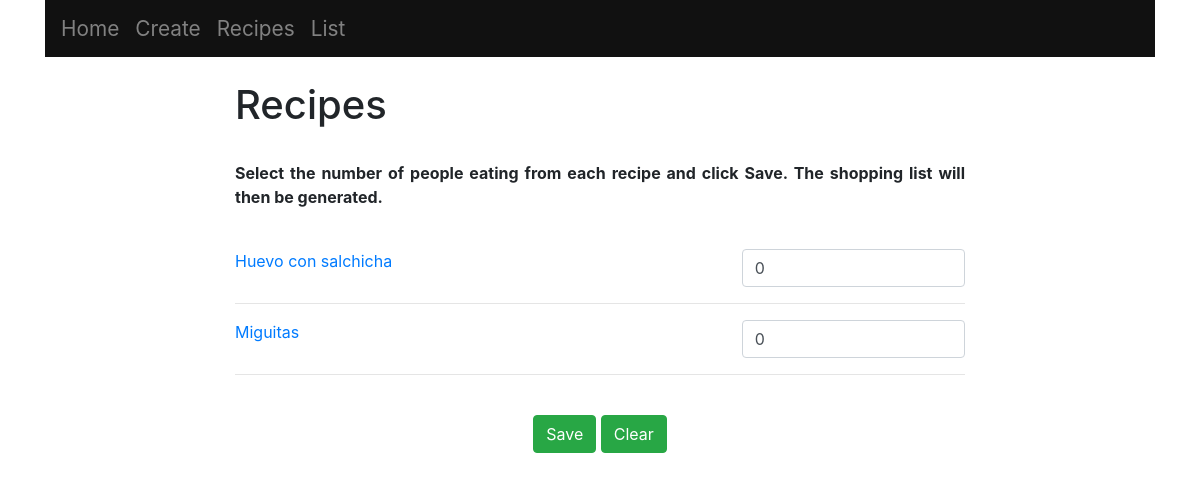
Page /recipes/ on the earlier database version.
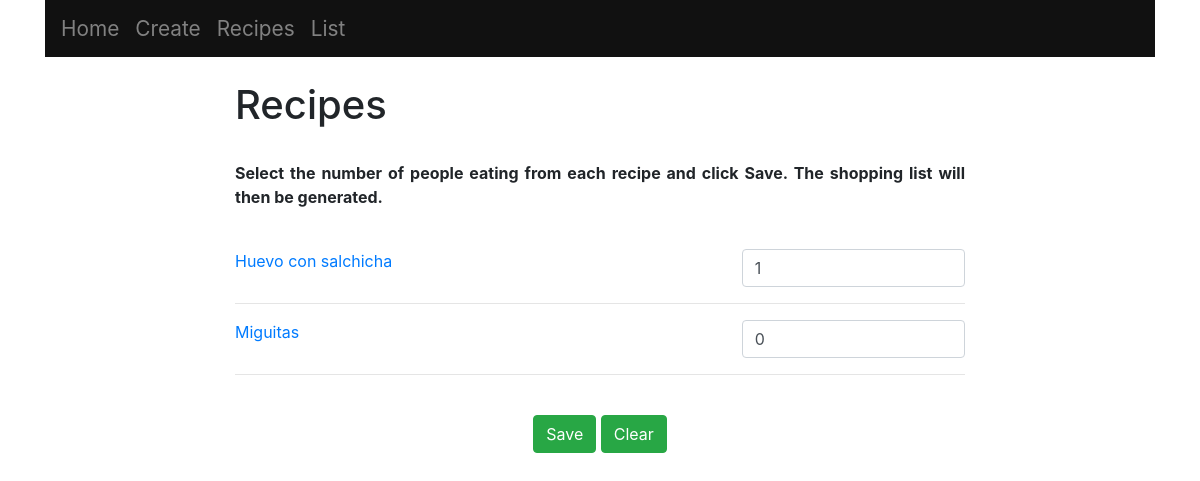
Same page on the later database version.
### main/models.py (models this page shows, shortened)
class Recipe(models.Model):
	name = models.CharField(max_length = 200)
	quantity = models.IntegerField()

### main/views.py (the view, shortened to what this page needs)
# urls.py: path("recipes/", views.recipes, name = "recipes"),
def recipes(response):
	rl = Recipe.objects.order_by('name')	#Display in alphabetical order
	return render(response, "main/recipes.html", {"rl":rl})

### main/templates/main/recipes.html (shortened to what this page needs)
{% extends "main/base.html" %}
{% block content %}
	<h1>Recipes</h1>
	<br>
	<div class="text-justify">
		<p><b>Select the number of people eating from each recipe and click Save. The shopping list will then be generated.</b></p>
	</div>
	<br>
	<form method="post", action="#">
		{% for recipe in rl %}
			<div class="row">
				<div class="col">
					<div class="recipes">
						<a href="/{{recipe.id}}">{{recipe.name}}</a>
					</div>
				</div>
				<div class="col-4">
					<input type="number" value={{recipe.quantity}} name="{{recipe.id}}", class="form-control", min="0">
				</div>
			</div>
			<hr>
		{% endfor %}
		<br>
		<div class="row">
			<div class="col-sm-12 text-center">
				<button type="submit", name="save_recipes", value="save_recipes", class="btn btn-success">Save</button>
				<button type="submit", name="clear_recipes", value="clear_recipes", class="btn btn-success">Clear</button>
			</div>
		</div>
	</form>
{% endblock %}

Differences in the rows shown:
changed Recipe "Huevo con salchicha": quantity "0" → "1"
